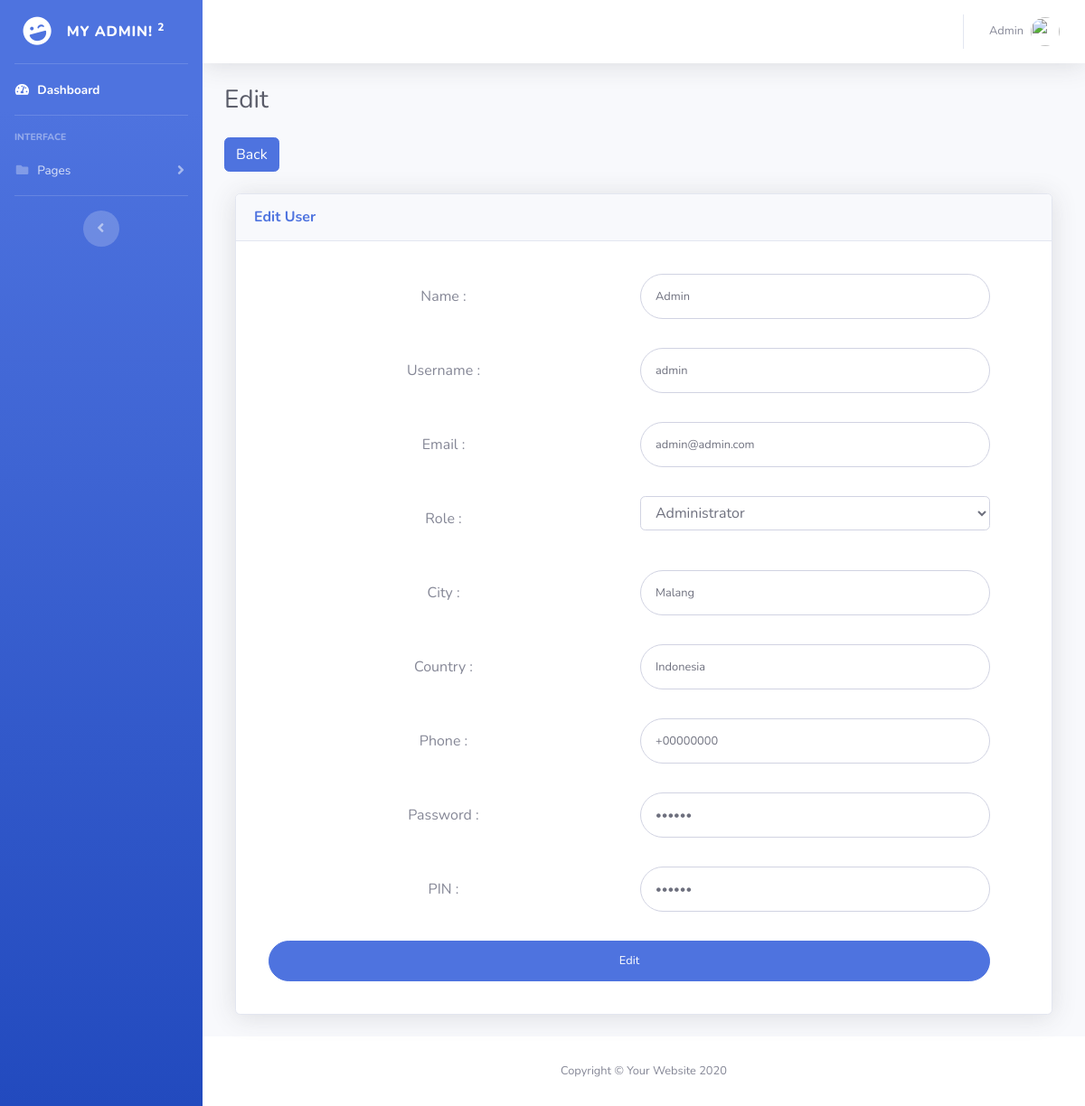
The page /admin/form-edit.php?id=1 (signed in) on the database its author committed.
### tables this page shows
CREATE TABLE `userlist` (
  `id` int unsigned NOT NULL AUTO_INCREMENT,
  `nama` varchar(100) NOT NULL DEFAULT '',
  `email` varchar(40) NOT NULL DEFAULT '',
  `username` varchar(255) NOT NULL DEFAULT '',
  `role` varchar(20) NOT NULL DEFAULT '',
  `password` varchar(255) NOT NULL DEFAULT '',
  `pin` varchar(6) NOT NULL DEFAULT '',
  `kota` varchar(20) NOT NULL DEFAULT '',
  `negara` varchar(30) NOT NULL DEFAULT '',
  `phone` varchar(50) NOT NULL DEFAULT '',
  PRIMARY KEY (`id`)
);

### admin/form-edit.php (the view, shortened to what this page needs)
<?php
  include('../koneksi.php');
  $id = $_GET['id'];
  $sql = 'select * from userlist where id = '.$id;
  $query = mysqli_query($db_connection,$sql);
  $user = mysqli_fetch_assoc($query);
?>
<!DOCTYPE html>
<html lang="en">
<head>
  <link href="../bootstrap/vendor/fontawesome-free/css/all.min.css" rel="stylesheet" type="text/css">
  <link href="../bootstrap/css/sb-admin-2.min.css" rel="stylesheet">
</head>
<body id="page-top">
  <div id="wrapper">
    <ul class="navbar-nav bg-gradient-primary sidebar sidebar-dark accordion" id="accordionSidebar">
      <a class="sidebar-brand d-flex align-items-center justify-content-center" href="index.php">
        <div class="sidebar-brand-icon rotate-n-15">
          <i class="fas fa-laugh-wink"></i>
        </div>
        <div class="sidebar-brand-text mx-3">My Admin! <sup>2</sup></div>
      </a>
      <hr class="sidebar-divider my-0">
      <li class="nav-item active">
        <a class="nav-link" href="index.php">
          <i class="fas fa-fw fa-tachometer-alt"></i>
          <span>Dashboard</span></a>
      </li>
      <hr class="sidebar-divider">
      <div class="sidebar-heading">
        Interface
      </div>
      <li class="nav-item">
        <a class="nav-link collapsed" href="#" data-toggle="collapse" data-target="#collapseTwo" aria-expanded="true" aria-controls="collapseTwo">
          <i class="fas fa-fw fa-folder"></i>
          <span>Pages</span>
        </a>
      </li>
      <hr class="sidebar-divider d-none d-md-block">
      <div class="text-center d-none d-md-inline">
        <button class="rounded-circle border-0" id="sidebarToggle"></button>
      </div>
    </ul>
    <div id="content-wrapper" class="d-flex flex-column">
      <div id="content">
        <nav class="navbar navbar-expand navbar-light bg-white topbar mb-4 static-top shadow">
          <ul class="navbar-nav ml-auto">
            <li class="nav-item dropdown no-arrow">
              <a class="nav-link dropdown-toggle" href="#" id="userDropdown" role="button" data-toggle="dropdown" aria-haspopup="true" aria-expanded="false">
                <span class="mr-2 d-none d-lg-inline text-gray-600 small">
                  <?php echo $_SESSION['name']; ?>
                </span>
                <img class="img-profile rounded-circle" src="https://www.kindpng.com/picc/m/24-248253_user-profile-default-image-png-clipart-png-download.png">
              </a>
            </li>
          </ul>
        </nav>
        <div class="container-fluid">
          <div class="d-sm-flex align-items-center justify-content-between mb-4">
            <h1 class="h3 mb-0 text-gray-800">Edit</h1>
          </div>
          <div class="d-sm-flex align-items-center justify-content-between mb-4">
            <a class="btn btn-primary" href="list-user.php">Back</a>
          </div>
            <div class="col-lg-12 mb-4">
              <div class="card shadow mb-4">
                <div class="card-header py-3">
                  <h6 class="m-0 font-weight-bold text-primary">Edit User</h6>
                </div>
                <div class="card-body">
                  <div class="container pl-3 pr-5 mr-2 pt-3 pb-3">
                  <form class="user" method="post" action="proses-edit.php">
                    <div class="form-group row">
                      <div class="col-sm-6 mb-3 mb-sm-0">
                        <p class="text-center" style="vertical-align: middle; line-height: 50px;">Name :</p>
                      </div>
                      <div class="col-sm-6">
                        <input type="text" class="form-control form-control-user" id="edit-name" name="nama" placeholder="Name" value="<?php echo $user['nama'] ?>" required>
                      </div>
                    </div>
                    <div class="form-group row">
                      <div class="col-sm-6 mb-3 mb-sm-0">
                        <p class="text-center" style="vertical-align: middle; line-height: 50px;">Username :</p>
                      </div>
                      <div class="col-sm-6">
                        <input type="text" class="form-control form-control-user" id="edit-username" name="username" placeholder="Username"  value="<?php echo $user['username'] ?>" required>
                      </div>
                    </div>
                    <div class="form-group row">
                      <div class="col-sm-6 mb-3 mb-sm-0">
                        <p class="text-center" style="vertical-align: middle; line-height: 50px;">Email :</p>
                      </div>
                      <div class="col-sm-6">
                        <input type="email" class="form-control form-control-user" id="edit-email" name="email" placeholder="Email" value="<?php echo $user['email'] ?>" required>
                      </div>
                    </div>
                    <div class="form-group row">
                      <div class="col-sm-6 mb-3 mb-sm-0">
                        <p class="text-center" style="vertical-align: middle; line-height: 50px;">Role :</p>
                      </div>
                      <div class="col-sm-6">
                        <select class="form-control" name="role">
                          <option value="Administrator" <?php echo ($user['role'] == 'Administrator' ? 'selected' : ''); ?> >Administrator</option>
                        </select>
                      </div>
                    </div>
                    <div class="form-group row">
                      <div class="col-sm-6 mb-3 mb-sm-0">
                        <p class="text-center" style="vertical-align: middle; line-height: 50px;">City :</p>
                      </div>
                      <div class="col-sm-6">
                        <input type="text" class="form-control form-control-user" id="edit-city" name="kota" placeholder="City" value="<?php echo $user['kota'] ?>" required>
                      </div>
                    </div>
                    <div class="form-group row">
                      <div class="col-sm-6 mb-3 mb-sm-0">
                        <p class="text-center" style="vertical-align: middle; line-height: 50px;">Country :</p>
                      </div>
                      <div class="col-sm-6">
                        <input type="text" class="form-control form-control-user" id="edit-country" name="negara" placeholder="Country" value="<?php echo $user['negara'] ?>" required>
                      </div>
                    </div>
                    <div class="form-group row">
                      <div class="col-sm-6 mb-3 mb-sm-0">
                        <p class="text-center" style="vertical-align: middle; line-height: 50px;">Phone :</p>
                      </div>
                      <div class="col-sm-6">
                        <input type="text" class="form-control form-control-user" id="edit-phone" name="phone" placeholder="Phone" value="<?php echo $user['phone'] ?>" required>
                      </div>
                    </div>
                    <div class="form-group row">
                      <div class="col-sm-6 mb-3 mb-sm-0">
                        <p class="text-center" style="vertical-align: middle; line-height: 50px;">Password :</p>
                      </div>
                      <div class="col-sm-6">
                        <input type="password" class="form-control form-control-user" id="edit-password" name="password" placeholder="Password" value="<?php echo $user['password'] ?>" required>
                      </div>
                    </div>
                    <div class="form-group row">
                      <div class="col-sm-6 mb-3 mb-sm-0">
                        <p class="text-center" style="vertical-align: middle; line-height: 50px;">PIN :</p>
                      </div>
                      <div class="col-sm-6">
                        <input type="password" class="form-control form-control-user" id="edit-pin" name="pin" placeholder="PIN" value="<?php echo $user['pin'] ?>" required>
                      </div>
                    </div>
                    <input type="submit" class="btn btn-primary btn-user btn-block" value="Edit">
                  </form>
                  </div>
                </div>
              </div>
            </div>
        </div>
      </div>
      <footer class="sticky-footer bg-white">
        <div class="container my-auto">
          <div class="copyright text-center my-auto">
            <span>Copyright &copy; Your Website 2020</span>
          </div>
        </div>
      </footer>
    </div>
  </div>
</body>
</html>

### rows shown on the page
userlist: nama "Admin", username "admin", email "admin@admin.com", role "Administrator", kota "Malang", negara "Indonesia", phone "+00000000"

### other values the page prints
$_SESSION['name'] "Admin"
